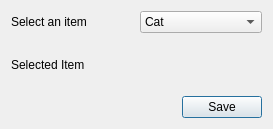
<?xml version="1.0" encoding="UTF-8"?>
<ui version="4.0">
 <class>Dialog</class>
 <widget class="QDialog" name="Dialog">
  <property name="geometry">
   <rect>
    <x>0</x>
    <y>0</y>
    <width>273</width>
    <height>129</height>
   </rect>
  </property>
  <property name="windowTitle">
   <string>Dialog</string>
  </property>
  <layout class="QVBoxLayout" name="verticalLayout">
   <item>
    <layout class="QHBoxLayout" name="horizontalLayout_2">
     <item>
      <widget class="QLabel" name="label">
       <property name="text">
        <string>Select an item</string>
       </property>
      </widget>
     </item>
     <item>
      <widget class="QComboBox" name="comboBox">
       <item>
        <property name="text">
         <string>Cat</string>
        </property>
       </item>
       <item>
        <property name="text">
         <string>Bird</string>
        </property>
       </item>
       <item>
        <property name="text">
         <string>Dog</string>
        </property>
       </item>
      </widget>
     </item>
    </layout>
   </item>
   <item>
    <widget class="QLabel" name="lblSelected">
     <property name="text">
      <string>Selected Item</string>
     </property>
    </widget>
   </item>
   <item>
    <layout class="QHBoxLayout" name="horizontalLayout">
     <item>
      <spacer name="horizontalSpacer">
       <property name="orientation">
        <enum>Qt::Horizontal</enum>
       </property>
       <property name="sizeHint" stdset="0">
        <size>
         <width>40</width>
         <height>20</height>
        </size>
       </property>
      </spacer>
     </item>
     <item>
      <widget class="QPushButton" name="btnSave">
       <property name="text">
        <string>Save</string>
       </property>
      </widget>
     </item>
    </layout>
   </item>
  </layout>
 </widget>
 <resources/>
 <connections/>
</ui>
